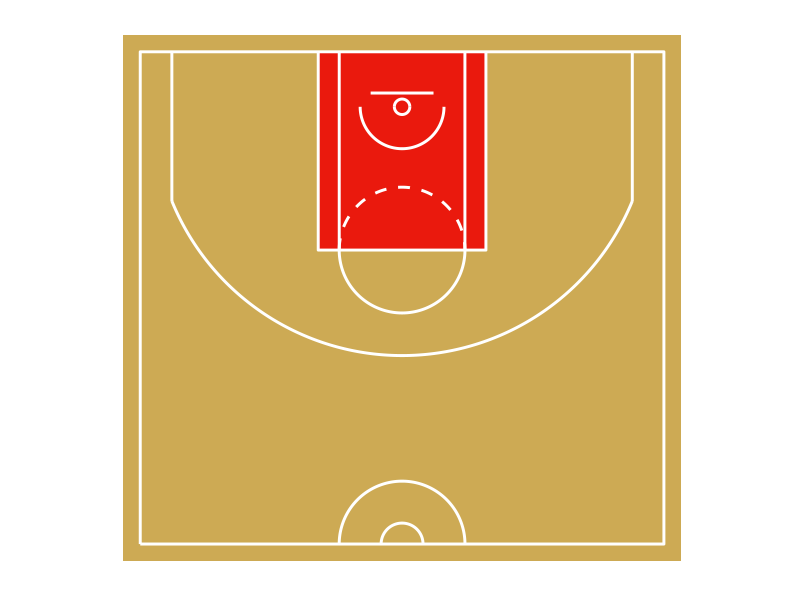

This figure's R source:
library('ggplot2')
library('ggthemes')

ggplot(data=data.frame(x=1,y=1),aes(x,y))+
  ###floor:
  geom_rect(aes(xmin = -0.5, xmax = 15.74, ymin = -0.5, ymax = 14.825),fill = "darkgoldenrod", alpha = 0.7) +
  geom_rect(aes(xmin = 5.18, xmax = 10.06, ymin = 8.555, ymax = 14.325),fill = "red2", alpha = 0.85) +
  ###court:
  geom_path(data=data.frame(x=c(0,0,15.24,15.24,0),y=c(0,14.325,14.325,0,0)), colour = "white", size = 1)+
  ###centre circle:
  geom_path(data=data.frame(x=c(-1830:(-1)/1000,1:1830/1000)+7.62,y=c(sqrt(1.83^2-c(-1830:(-1)/1000,1:1830/1000)^2))),aes(x=x,y=y), colour = "white", size = 1)+
  geom_path(data=data.frame(x=c(-609.6:(-1)/1000,1:609.6/1000)+7.62,y=c(sqrt(.6096^2-c(-609.6:(-1)/1000,1:609.6/1000)^2))),aes(x=x,y=y), colour = "white", size = 1)+
  ###three point arc:
  geom_path(data=data.frame(x=c(-6702:(-1)/1000,1:6702/1000)+7.62,y=c(12.725-sqrt(7.24^2-c(-6702:(-1)/1000,1:6702/1000)^2))),aes(x=x,y=y), colour = "white", size = 1)+
  ###three point lines:
  geom_path(data=data.frame(x=c(0.92,0.92),y=c(14.325,9.98)), colour = "white", size = 1)+
  geom_path(data=data.frame(x=c(14.32,14.32),y=c(14.325,9.98)), colour = "white", size = 1)+
  ###backboard:
  geom_path(data=data.frame(x=c(6.705,8.535),y=c(13.125,13.125)), colour = "white", size = 1)+
  ###basket:
  geom_path(data=data.frame(x=7.62+c(-225:(-1)/1000,1:225/1000),y=c(sqrt(0.225^2-c(-225:(-1)/1000,1:225/1000)^2))+12.725),aes(x=x,y=y), colour = "white", size = 1)+
  geom_path(data=data.frame(x=7.62+c(-225:(-1)/1000,1:225/1000),y=-c(sqrt(0.225^2-c(-225:(-1)/1000,1:225/1000)^2))+12.725),aes(x=x,y=y), colour = "white", size = 1)+
  ###6-yard box:
  geom_path(data=data.frame(x=c(5.18,5.18,10.06,10.06),y=c(14.325,8.555,8.555,14.325)), colour = "white", size = 1)+
  geom_path(data=data.frame(x=c(5.7912,5.7912),y=c(14.325,8.555)), colour = "white", size = 1)+
  geom_path(data=data.frame(x=c(9.4488,9.4488),y=c(14.325,8.555)), colour = "white", size = 1)+
  ###free throw arc:
  geom_path(data=data.frame(x=c(-1830:(-1)/1000,1:1830/1000)+7.62,y=c(8.555-sqrt(1.83^2-c(-1830:(-1)/1000,1:1830/1000)^2))),aes(x=x,y=y), colour = "white", size = 1)+
  geom_path(data=data.frame(x=c(-1830:(-1)/1000,1:1830/1000)+7.62,y=c(sqrt(1.83^2-c(-1830:(-1)/1000,1:1830/1000)^2))+8.555),aes(x=x,y=y), colour = "white", linetype = "dashed", size = 1)+
  ###no-charge arc:
  geom_path(data=data.frame(x=c(-1220:(-1)/1000,1:1220/1000)+7.62,y=c(-sqrt(1.22^2-c(-1220:(-1)/1000,1:1220/1000)^2))+12.725),aes(x=x,y=y), colour = "white", size = 1)+
  ###fix aspect ratio to 1:1:
  coord_fixed() +
  ###remove all non-geom elements:
  theme_solid()
